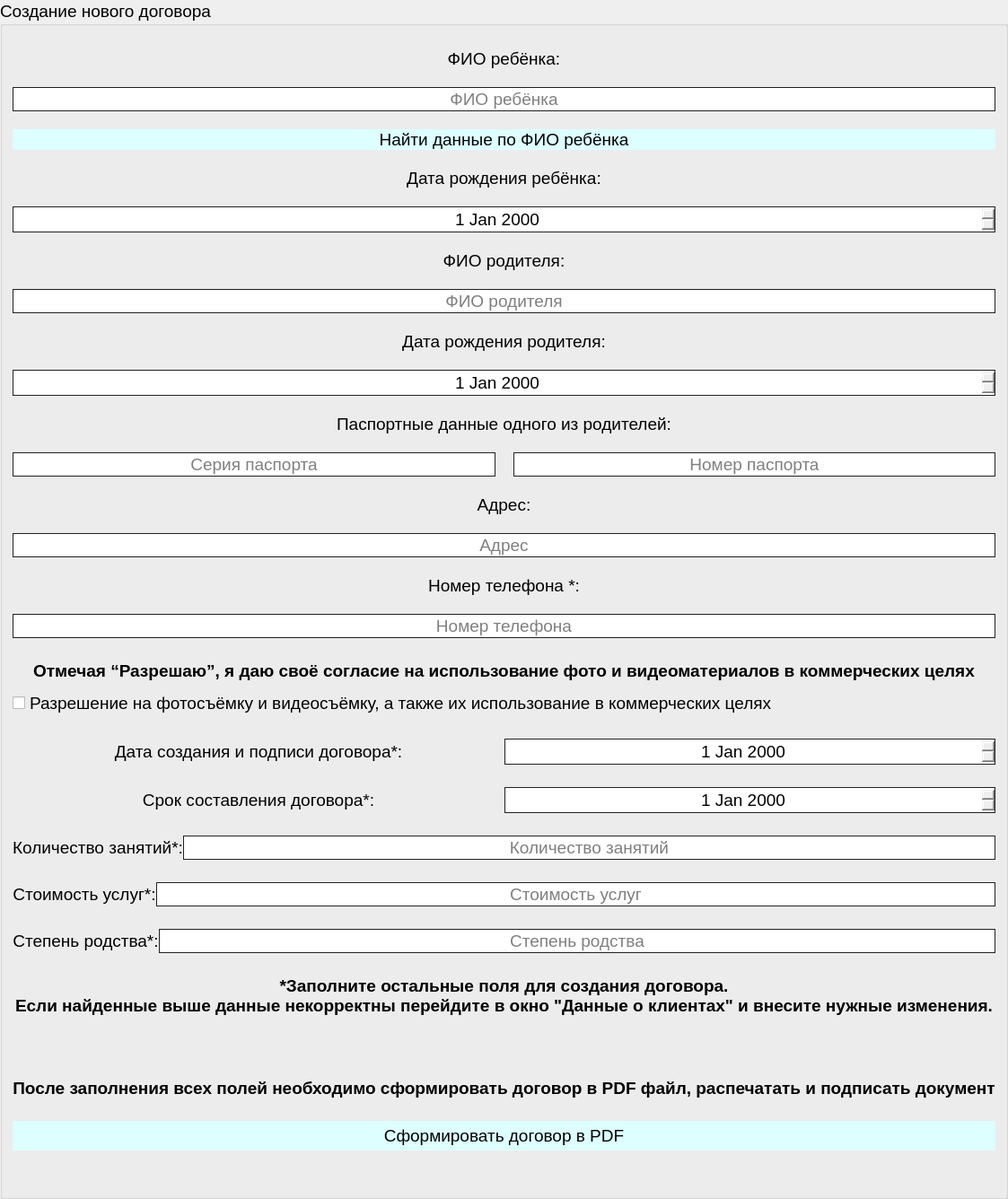
           <widget class="QGroupBox" name="createDocument_GB">
            <property name="font">
             <font>
              <pointsize>14</pointsize>
              <italic>false</italic>
              <bold>false</bold>
             </font>
            </property>
            <property name="title">
             <string>Создание нового договора</string>
            </property>
            <property name="flat">
             <bool>false</bool>
            </property>
            <property name="checkable">
             <bool>false</bool>
            </property>
            <layout class="QGridLayout" name="gridLayout_4">
             <property name="topMargin">
              <number>25</number>
             </property>
             <property name="horizontalSpacing">
              <number>10</number>
             </property>
             <property name="verticalSpacing">
              <number>25</number>
             </property>
             <item row="2" column="0">
              <layout class="QVBoxLayout" name="verticalLayout_18">
               <item>
                <layout class="QVBoxLayout" name="verticalLayout_15">
                 <property name="spacing">
                  <number>10</number>
                 </property>
                 <item>
                  <widget class="QLabel" name="warning">
                   <property name="font">
                    <font>
                     <pointsize>14</pointsize>
                     <bold>true</bold>
                    </font>
                   </property>
                   <property name="layoutDirection">
                    <enum>Qt::LeftToRight</enum>
                   </property>
                   <property name="text">
                    <string>Отмечая “Разрешаю”, я даю своё согласие на использование фото и видеоматериалов в коммерческих целях</string>
                   </property>
                   <property name="alignment">
                    <set>Qt::AlignCenter</set>
                   </property>
                  </widget>
                 </item>
                 <item>
                  <widget class="QCheckBox" name="Permission_checkbox">
                   <property name="font">
                    <font>
                     <pointsize>14</pointsize>
                    </font>
                   </property>
                   <property name="text">
                    <string>Разрешение на фотосъёмку и видеосъёмку, а также их использование в коммерческих целях</string>
                   </property>
                  </widget>
                 </item>
                </layout>
               </item>
              </layout>
             </item>
             <item row="4" column="0">
              <layout class="QHBoxLayout" name="horizontalLayout">
               <item>
                <widget class="QLabel" name="documentPeriodDate_label">
                 <property name="font">
                  <font>
                   <pointsize>14</pointsize>
                  </font>
                 </property>
                 <property name="layoutDirection">
                  <enum>Qt::LeftToRight</enum>
                 </property>
                 <property name="text">
                  <string>Срок составления договора*:</string>
                 </property>
                 <property name="alignment">
                  <set>Qt::AlignCenter</set>
                 </property>
                </widget>
               </item>
               <item>
                <widget class="QDateEdit" name="documentPeriodDate_input">
                 <property name="font">
                  <font>
                   <pointsize>14</pointsize>
                  </font>
                 </property>
                 <property name="styleSheet">
                  <string notr="true">QDateEdit{
border: 1px solid rgb(33, 33, 34);
padding: 1px;
}</string>
                 </property>
                 <property name="alignment">
                  <set>Qt::AlignCenter</set>
                 </property>
                 <property name="buttonSymbols">
                  <enum>QAbstractSpinBox::UpDownArrows</enum>
                 </property>
                </widget>
               </item>
              </layout>
             </item>
             <item row="7" column="0">
              <layout class="QHBoxLayout" name="horizontalLayout_12">
               <item>
                <widget class="QLabel" name="price_label">
                 <property name="font">
                  <font>
                   <pointsize>14</pointsize>
                  </font>
                 </property>
                 <property name="text">
                  <string>Стоимость услуг*:</string>
                 </property>
                 <property name="alignment">
                  <set>Qt::AlignCenter</set>
                 </property>
                </widget>
               </item>
               <item>
                <widget class="QLineEdit" name="price_input">
                 <property name="font">
                  <font>
                   <pointsize>14</pointsize>
                  </font>
                 </property>
                 <property name="styleSheet">
                  <string notr="true">QLineEdit{
border: 1px solid rgb(33, 33, 34);
}</string>
                 </property>
                 <property name="alignment">
                  <set>Qt::AlignCenter</set>
                 </property>
                 <property name="placeholderText">
                  <string>Стоимость услуг</string>
                 </property>
                </widget>
               </item>
              </layout>
             </item>
             <item row="3" column="0">
              <layout class="QHBoxLayout" name="horizontalLayout_6">
               <item>
                <widget class="QLabel" name="createData_label">
                 <property name="font">
                  <font>
                   <pointsize>14</pointsize>
                  </font>
                 </property>
                 <property name="layoutDirection">
                  <enum>Qt::LeftToRight</enum>
                 </property>
                 <property name="text">
                  <string>Дата создания и подписи договора*:</string>
                 </property>
                 <property name="alignment">
                  <set>Qt::AlignCenter</set>
                 </property>
                </widget>
               </item>
               <item>
                <widget class="QDateEdit" name="createData_input">
                 <property name="font">
                  <font>
                   <pointsize>14</pointsize>
                  </font>
                 </property>
                 <property name="styleSheet">
                  <string notr="true">QDateEdit{
border: 1px solid rgb(33, 33, 34);
padding: 1px;
}</string>
                 </property>
                 <property name="alignment">
                  <set>Qt::AlignCenter</set>
                 </property>
                 <property name="buttonSymbols">
                  <enum>QAbstractSpinBox::UpDownArrows</enum>
                 </property>
                </widget>
               </item>
              </layout>
             </item>
             <item row="9" column="0">
              <widget class="QLabel" name="warning_2">
               <property name="font">
                <font>
                 <pointsize>14</pointsize>
                 <bold>true</bold>
                </font>
               </property>
               <property name="layoutDirection">
                <enum>Qt::LeftToRight</enum>
               </property>
               <property name="text">
                <string>&lt;html&gt;&lt;head/&gt;&lt;body&gt;&lt;p&gt;*Заполните остальные поля для создания договора.&lt;br/&gt;Если найденные выше данные некорректны перейдите в окно &amp;quot;Данные о клиентах&amp;quot; и внесите нужные изменения.&lt;/p&gt;&lt;p&gt;&lt;br/&gt;&lt;/p&gt;&lt;p&gt;После заполнения всех полей необходимо сформировать договор в PDF файл, распечатать и подписать документ&lt;/p&gt;&lt;/body&gt;&lt;/html&gt;</string>
               </property>
               <property name="alignment">
                <set>Qt::AlignCenter</set>
               </property>
              </widget>
             </item>
             <item row="11" column="0">
              <spacer name="verticalSpacer_3">
               <property name="orientation">
                <enum>Qt::Vertical</enum>
               </property>
               <property name="sizeHint" stdset="0">
                <size>
                 <width>20</width>
                 <height>40</height>
                </size>
               </property>
              </spacer>
             </item>
             <item row="1" column="0">
              <layout class="QVBoxLayout" name="verticalLayout_12">
               <property name="spacing">
                <number>20</number>
               </property>
               <item>
                <layout class="QVBoxLayout" name="verticalLayout_13">
                 <item>
                  <layout class="QVBoxLayout" name="verticalLayout_16">
                   <item>
                    <widget class="QLabel" name="createChildFIO_label">
                     <property name="font">
                      <font>
                       <pointsize>14</pointsize>
                      </font>
                     </property>
                     <property name="text">
                      <string>ФИО ребёнка:</string>
                     </property>
                     <property name="alignment">
                      <set>Qt::AlignCenter</set>
                     </property>
                    </widget>
                   </item>
                   <item>
                    <widget class="QLineEdit" name="createChildFIO_input">
                     <property name="font">
                      <font>
                       <pointsize>14</pointsize>
                      </font>
                     </property>
                     <property name="styleSheet">
                      <string notr="true">QLineEdit{
border: 1px solid rgb(33, 33, 34);
}</string>
                     </property>
                     <property name="alignment">
                      <set>Qt::AlignCenter</set>
                     </property>
                     <property name="readOnly">
                      <bool>true</bool>
                     </property>
                     <property name="placeholderText">
                      <string>ФИО ребёнка</string>
                     </property>
                    </widget>
                   </item>
                   <item>
                    <widget class="QPushButton" name="findChildrenFioData_button">
                     <property name="font">
                      <font>
                       <family>Segoe UI</family>
                       <pointsize>14</pointsize>
                      </font>
                     </property>
                     <property name="cursor">
                      <cursorShape>PointingHandCursor</cursorShape>
                     </property>
                     <property name="mouseTracking">
                      <bool>true</bool>
                     </property>
                     <property name="tabletTracking">
                      <bool>false</bool>
                     </property>
                     <property name="styleSheet">
                      <string notr="true">QPushButton{
background-color: rgba(221, 255, 255, 1);
border-radius: 20px;
}

QPushButton:hover{
background-color: rgba(221, 255, 255, 0.7);
border: 1px solid rgb(0, 0, 0);
}

QPushButton:pressed{
background-color: rgba(221, 255, 255, 0.5);
border: 2px solid rgb(0, 0, 0);
}</string>
                     </property>
                     <property name="text">
                      <string>Найти данные по ФИО ребёнка</string>
                     </property>
                     <property name="checkable">
                      <bool>false</bool>
                     </property>
                     <property name="autoDefault">
                      <bool>false</bool>
                     </property>
                    </widget>
                   </item>
                  </layout>
                 </item>
                 <item>
                  <layout class="QVBoxLayout" name="verticalLayout_17">
                   <item>
                    <widget class="QLabel" name="createChildBirthday_label">
                     <property name="font">
                      <font>
                       <pointsize>14</pointsize>
                      </font>
                     </property>
                     <property name="layoutDirection">
                      <enum>Qt::LeftToRight</enum>
                     </property>
                     <property name="text">
                      <string>Дата рождения ребёнка:</string>
                     </property>
                     <property name="alignment">
                      <set>Qt::AlignCenter</set>
                     </property>
                    </widget>
                   </item>
                   <item>
                    <widget class="QDateEdit" name="createChildBirthday_input">
                     <property name="font">
                      <font>
                       <pointsize>14</pointsize>
                      </font>
                     </property>
                     <property name="styleSheet">
                      <string notr="true">QDateEdit{
border: 1px solid rgb(33, 33, 34);
padding: 1px;
}</string>
                     </property>
                     <property name="alignment">
                      <set>Qt::AlignCenter</set>
                     </property>
                     <property name="buttonSymbols">
                      <enum>QAbstractSpinBox::UpDownArrows</enum>
                     </property>
                    </widget>
                   </item>
                  </layout>
                 </item>
                 <item>
                  <widget class="QLabel" name="createParentFIO_label">
                   <property name="font">
                    <font>
                     <pointsize>14</pointsize>
                    </font>
                   </property>
                   <property name="text">
                    <string>ФИО родителя:</string>
                   </property>
                   <property name="alignment">
                    <set>Qt::AlignCenter</set>
                   </property>
                  </widget>
                 </item>
                 <item>
                  <widget class="QLineEdit" name="createParentFIO_input">
                   <property name="font">
                    <font>
                     <pointsize>14</pointsize>
                    </font>
                   </property>
                   <property name="styleSheet">
                    <string notr="true">QLineEdit{
border: 1px solid rgb(33, 33, 34);
}</string>
                   </property>
                   <property name="alignment">
                    <set>Qt::AlignCenter</set>
                   </property>
                   <property name="readOnly">
                    <bool>true</bool>
                   </property>
                   <property name="placeholderText">
                    <string>ФИО родителя</string>
                   </property>
                  </widget>
                 </item>
                 <item>
                  <widget class="QLabel" name="birthdayParent_label_2">
                   <property name="font">
                    <font>
                     <pointsize>14</pointsize>
                    </font>
                   </property>
                   <property name="layoutDirection">
                    <enum>Qt::LeftToRight</enum>
                   </property>
                   <property name="text">
                    <string>Дата рождения родителя:</string>
                   </property>
                   <property name="alignment">
                    <set>Qt::AlignCenter</set>
                   </property>
                  </widget>
                 </item>
                 <item>
                  <widget class="QDateEdit" name="documentBirthdayParent_input">
                   <property name="font">
                    <font>
                     <pointsize>14</pointsize>
                    </font>
                   </property>
                   <property name="styleSheet">
                    <string notr="true">QDateEdit{
border: 1px solid rgb(33, 33, 34);
padding: 1px;
}</string>
                   </property>
                   <property name="alignment">
                    <set>Qt::AlignCenter</set>
                   </property>
                   <property name="buttonSymbols">
                    <enum>QAbstractSpinBox::UpDownArrows</enum>
                   </property>
                  </widget>
                 </item>
                </layout>
               </item>
               <item>
                <layout class="QVBoxLayout" name="verticalLayout_14">
                 <item>
                  <widget class="QLabel" name="createParentPassport_label">
                   <property name="font">
                    <font>
                     <pointsize>14</pointsize>
                    </font>
                   </property>
                   <property name="text">
                    <string>Паспортные данные одного из родителей:</string>
                   </property>
                   <property name="alignment">
                    <set>Qt::AlignCenter</set>
                   </property>
                  </widget>
                 </item>
                 <item>
                  <layout class="QHBoxLayout" name="horizontalLayout_5">
                   <item>
                    <widget class="QLineEdit" name="createParentPassportSeria_input">
                     <property name="font">
                      <font>
                       <pointsize>14</pointsize>
                      </font>
                     </property>
                     <property name="styleSheet">
                      <string notr="true">QLineEdit{
border: 1px solid rgb(33, 33, 34);
}</string>
                     </property>
                     <property name="alignment">
                      <set>Qt::AlignCenter</set>
                     </property>
                     <property name="placeholderText">
                      <string>Серия паспорта</string>
                     </property>
                    </widget>
                   </item>
                   <item>
                    <widget class="QLineEdit" name="createParentPassportNumber_input">
                     <property name="font">
                      <font>
                       <pointsize>14</pointsize>
                      </font>
                     </property>
                     <property name="styleSheet">
                      <string notr="true">QLineEdit{
border: 1px solid rgb(33, 33, 34);
}</string>
                     </property>
                     <property name="alignment">
                      <set>Qt::AlignCenter</set>
                     </property>
                     <property name="placeholderText">
                      <string>Номер паспорта</string>
                     </property>
                    </widget>
                   </item>
                  </layout>
                 </item>
                 <item>
                  <widget class="QLabel" name="documentParentAdres_label">
                   <property name="font">
                    <font>
                     <pointsize>14</pointsize>
                    </font>
                   </property>
                   <property name="text">
                    <string>Адрес:</string>
                   </property>
                   <property name="alignment">
                    <set>Qt::AlignCenter</set>
                   </property>
                  </widget>
                 </item>
                 <item>
                  <widget class="QLineEdit" name="documentParentAdres_input">
                   <property name="font">
                    <font>
                     <pointsize>14</pointsize>
                    </font>
                   </property>
                   <property name="styleSheet">
                    <string notr="true">QLineEdit{
border: 1px solid rgb(33, 33, 34);
}</string>
                   </property>
                   <property name="alignment">
                    <set>Qt::AlignCenter</set>
                   </property>
                   <property name="placeholderText">
                    <string>Адрес</string>
                   </property>
                  </widget>
                 </item>
                </layout>
               </item>
               <item>
                <widget class="QLabel" name="documentParentTelephoneNumber_label">
                 <property name="font">
                  <font>
                   <pointsize>14</pointsize>
                  </font>
                 </property>
                 <property name="text">
                  <string>Номер телефона *:</string>
                 </property>
                 <property name="alignment">
                  <set>Qt::AlignCenter</set>
                 </property>
                </widget>
               </item>
               <item>
                <widget class="QLineEdit" name="documentParentTelephoneNumber_input">
                 <property name="font">
                  <font>
                   <pointsize>14</pointsize>
                  </font>
                 </property>
                 <property name="styleSheet">
                  <string notr="true">QLineEdit{
border: 1px solid rgb(33, 33, 34);
}</string>
                 </property>
                 <property name="alignment">
                  <set>Qt::AlignCenter</set>
                 </property>
                 <property name="placeholderText">
                  <string>Номер телефона</string>
                 </property>
                </widget>
               </item>
              </layout>
             </item>
             <item row="10" column="0">
              <widget class="QPushButton" name="createDocumentPDF_button">
               <property name="font">
                <font>
                 <family>Segoe UI</family>
                 <pointsize>14</pointsize>
                </font>
               </property>
               <property name="cursor">
                <cursorShape>PointingHandCursor</cursorShape>
               </property>
               <property name="mouseTracking">
                <bool>true</bool>
               </property>
               <property name="tabletTracking">
                <bool>false</bool>
               </property>
               <property name="styleSheet">
                <string notr="true">QPushButton{
background-color: rgba(221, 255, 255, 1);
padding: 5px;
border-radius: 20px;
}


QPushButton:hover{
background-color: rgba(221, 255, 255, 0.7);
border: 1px solid rgb(0, 0, 0);
}

QPushButton:pressed{
background-color: rgba(221, 255, 255, 0.5);
border: 2px solid rgb(0, 0, 0);
}</string>
               </property>
               <property name="text">
                <string>Сформировать договор в PDF</string>
               </property>
               <property name="checkable">
                <bool>false</bool>
               </property>
               <property name="autoDefault">
                <bool>false</bool>
               </property>
              </widget>
             </item>
             <item row="8" column="0">
              <layout class="QHBoxLayout" name="horizontalLayout_13">
               <item>
                <widget class="QLabel" name="familyStepen_label">
                 <property name="font">
                  <font>
                   <pointsize>14</pointsize>
                  </font>
                 </property>
                 <property name="text">
                  <string>Степень родства*:</string>
                 </property>
                 <property name="alignment">
                  <set>Qt::AlignCenter</set>
                 </property>
                </widget>
               </item>
               <item>
                <widget class="QLineEdit" name="familyStepen_input">
                 <property name="font">
                  <font>
                   <pointsize>14</pointsize>
                  </font>
                 </property>
                 <property name="styleSheet">
                  <string notr="true">QLineEdit{
border: 1px solid rgb(33, 33, 34);
}</string>
                 </property>
                 <property name="alignment">
                  <set>Qt::AlignCenter</set>
                 </property>
                 <property name="placeholderText">
                  <string>Степень родства</string>
                 </property>
                </widget>
               </item>
              </layout>
             </item>
             <item row="6" column="0">
              <layout class="QHBoxLayout" name="horizontalLayout_11">
               <item>
                <widget class="QLabel" name="countOfLessons_label">
                 <property name="font">
                  <font>
                   <pointsize>14</pointsize>
                  </font>
                 </property>
                 <property name="text">
                  <string>Количество занятий*:</string>
                 </property>
                 <property name="alignment">
                  <set>Qt::AlignCenter</set>
                 </property>
                </widget>
               </item>
               <item>
                <widget class="QLineEdit" name="countOfLessons_input">
                 <property name="font">
                  <font>
                   <pointsize>14</pointsize>
                  </font>
                 </property>
                 <property name="styleSheet">
                  <string notr="true">QLineEdit{
border: 1px solid rgb(33, 33, 34);
}</string>
                 </property>
                 <property name="alignment">
                  <set>Qt::AlignCenter</set>
                 </property>
                 <property name="placeholderText">
                  <string>Количество занятий</string>
                 </property>
                </widget>
               </item>
              </layout>
             </item>
            </layout>
           </widget>
